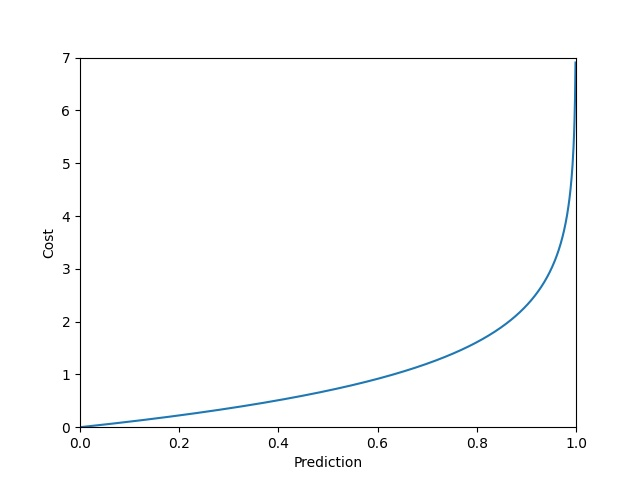

This chart was generated by the following Python code:
import numpy as np
import matplotlib.pyplot as plt

y_hat = np.linspace(0, 1, 1000);

cost = - np.log(1 - y_hat);
plt.plot(y_hat, cost);
plt.xlabel("Prediction");

plt.ylabel("Cost");
plt.xlim(0, 1);
plt.ylim(0, 7);

plt.savefig("cost_function_class_0.jpg");

plt.show();